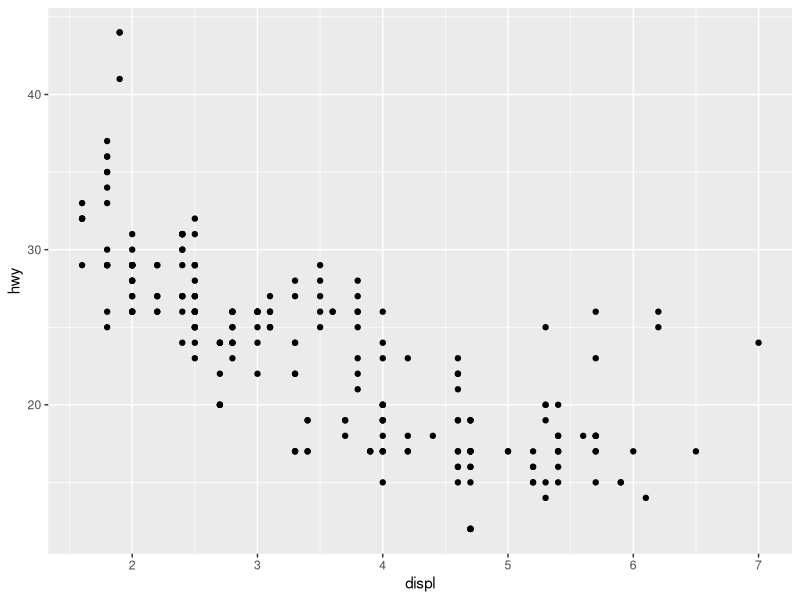
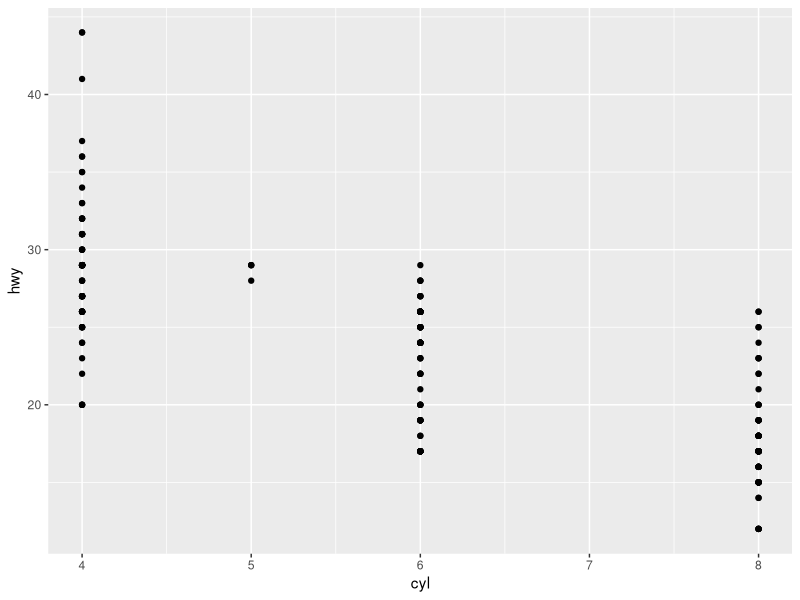
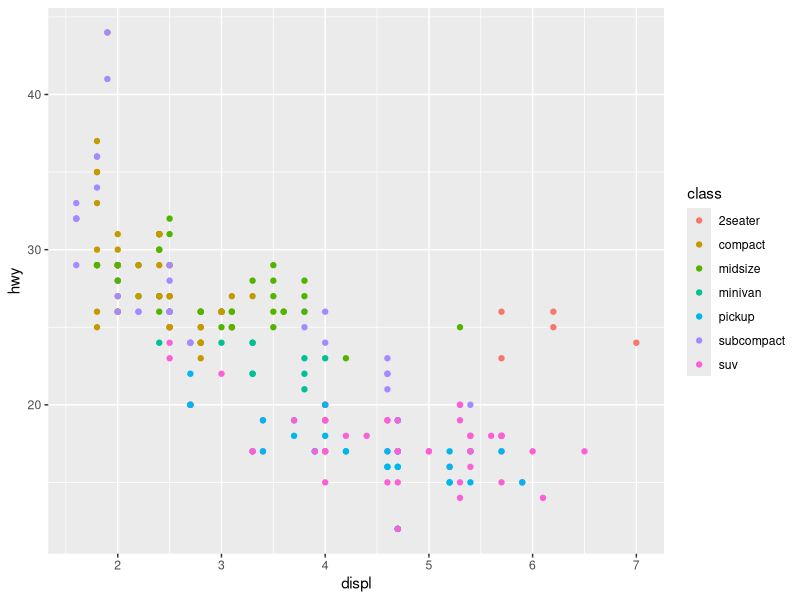
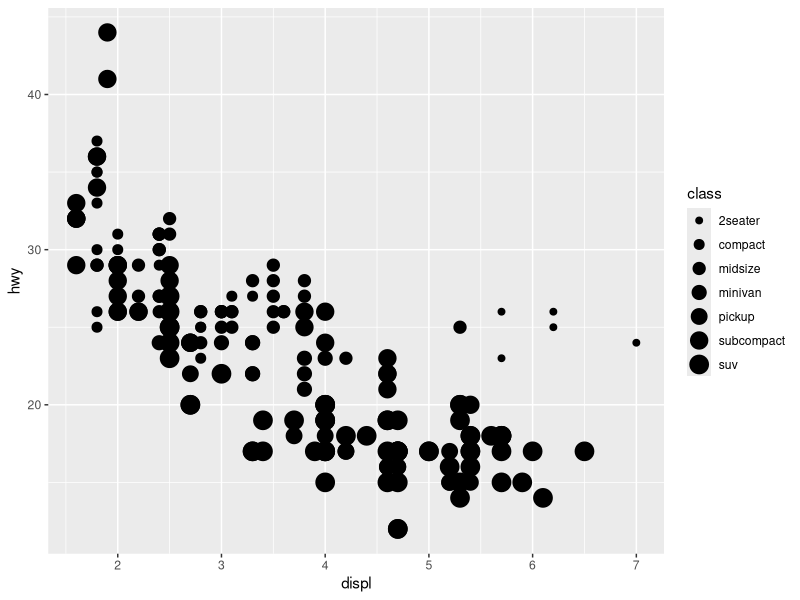
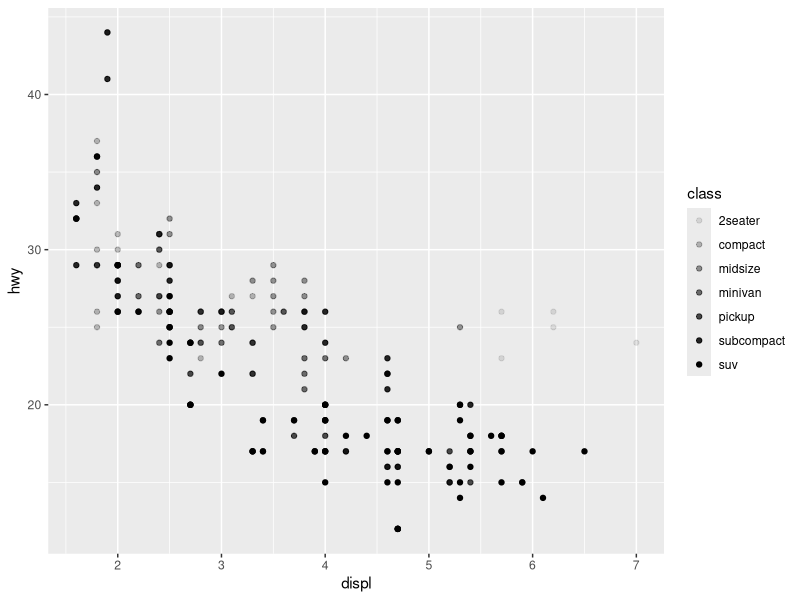
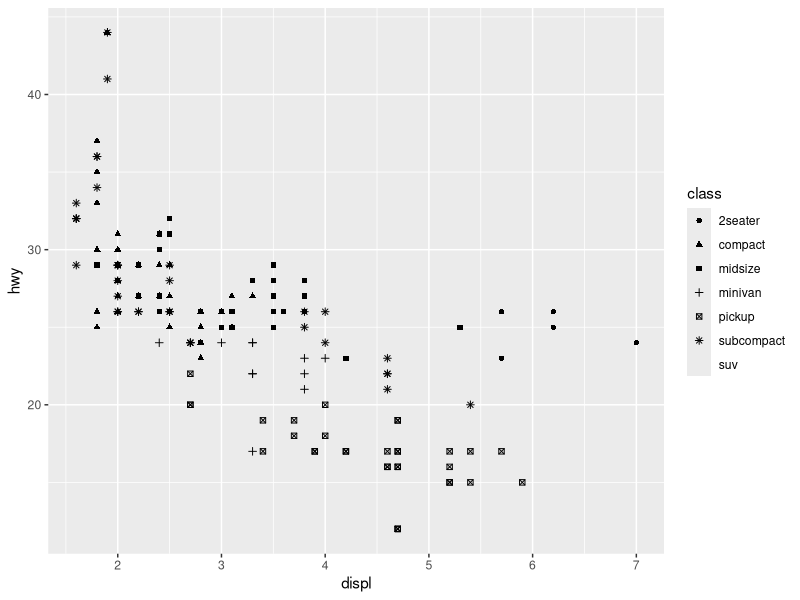
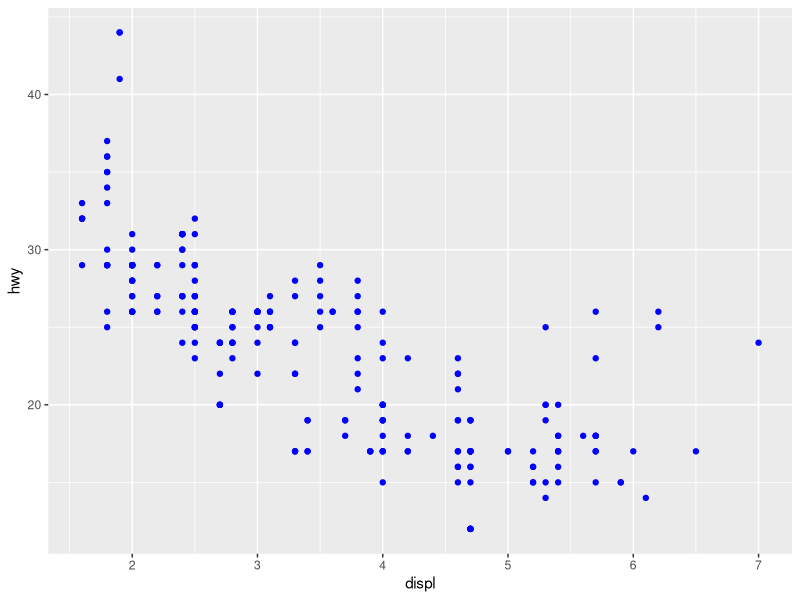
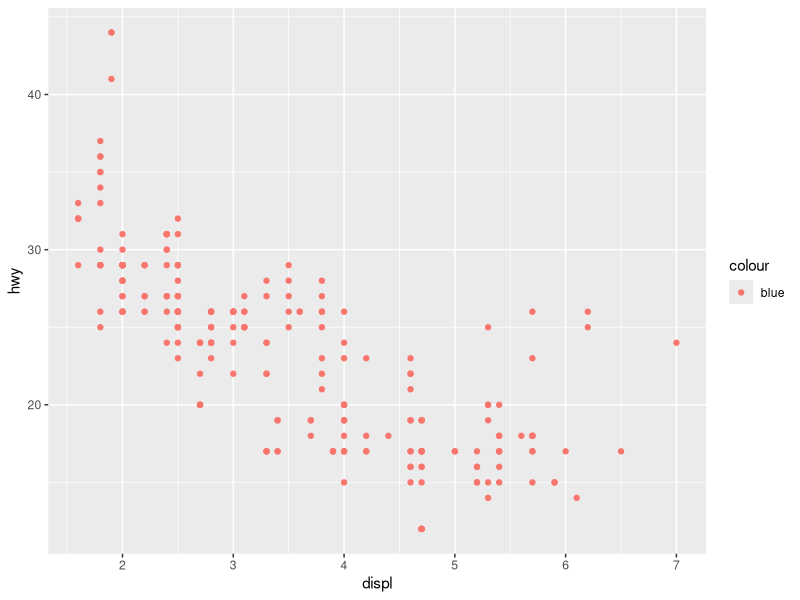

Source code (R) for these figures, in order:
## ---- chunk 1
knitr::opts_chunk$set(echo = TRUE)
## ---- chunk 2
library("tidyverse")
## ---- chunk 3
ggplot2::mpg
## ---- chunk 4
?mpg
## ---- chunk 5
ggplot(data = mpg) +
  geom_point(mapping = aes(x = displ, y = hwy))
## ---- chunk 6
dim(mpg)
## ---- chunk 7
ggplot(data = mpg) +
  geom_point(mapping = aes(x = cyl, y = hwy))
## ---- chunk 8
ggplot(data = mpg) +
  geom_point(mapping = aes(x = displ, y = hwy, color = class))
## ---- chunk 9
ggplot(data = mpg) +
  geom_point(mapping = aes(x = displ, y = hwy, size = class))
## ---- chunk 10
# Left
ggplot(data = mpg) + 
  geom_point(mapping = aes(x = displ, y = hwy, alpha = class))

# Right
ggplot(data = mpg) + 
  geom_point(mapping = aes(x = displ, y = hwy, shape = class))
## ---- chunk 11
ggplot(data = mpg) + 
  geom_point(mapping = aes(x = displ, y = hwy), color = "blue")
## ---- chunk 12
ggplot(data = mpg) + 
  geom_point(mapping = aes(x = displ, y = hwy, color = "blue"))
## ---- chunk 13
ggplot(data = mpg) + 
  geom_point(mapping = aes(x = displ, y = hwy, color = class))
## ---- chunk 14
ggplot(data = mpg) +
  geom_point(mapping = aes(x = displ, y = hwy, size = class))
## ---- chunk 15
# Left
ggplot(data = mpg) + 
  geom_point(mapping = aes(x = displ, y = hwy, alpha = class))

# Right
ggplot(data = mpg) + 
  geom_point(mapping = aes(x = displ, y = hwy, shape = class))
## ---- chunk 16
ggplot(data = mpg) + 
  geom_point(mapping = aes(x = displ, y = hwy, color = displ < 5))
## ---- chunk 17
ggplot(data = mpg) + 
  geom_point(mapping = aes(x = displ, y = hwy)) + 
  facet_wrap(~ class, nrow = 2)
## ---- chunk 18
ggplot(data = mpg) + 
  geom_point(mapping = aes(x = displ, y = hwy)) + 
  facet_grid(drv ~ cyl)
## ---- chunk 19
ggplot(data = mpg) + 
  geom_point(mapping = aes(x = displ, y = hwy)) + 
  facet_grid(drv ~ hwy)
## ---- chunk 20
ggplot(data = mpg) + 
  geom_point(mapping = aes(x = drv, y = cyl)) +
  facet_grid(drv ~ cyl)
## ---- chunk 21
ggplot(data = mpg) + 
  geom_point(mapping = aes(x = displ, y = hwy)) +
  facet_grid(drv ~ .)

ggplot(data = mpg) + 
  geom_point(mapping = aes(x = displ, y = hwy)) +
  facet_grid(. ~ cyl)
## ---- chunk 22
ggplot(data = mpg) + 
  geom_point(mapping = aes(x = displ, y = hwy)) + 
  facet_wrap(~ class, nrow = 2)
## ---- chunk 23
?facet_wrap
